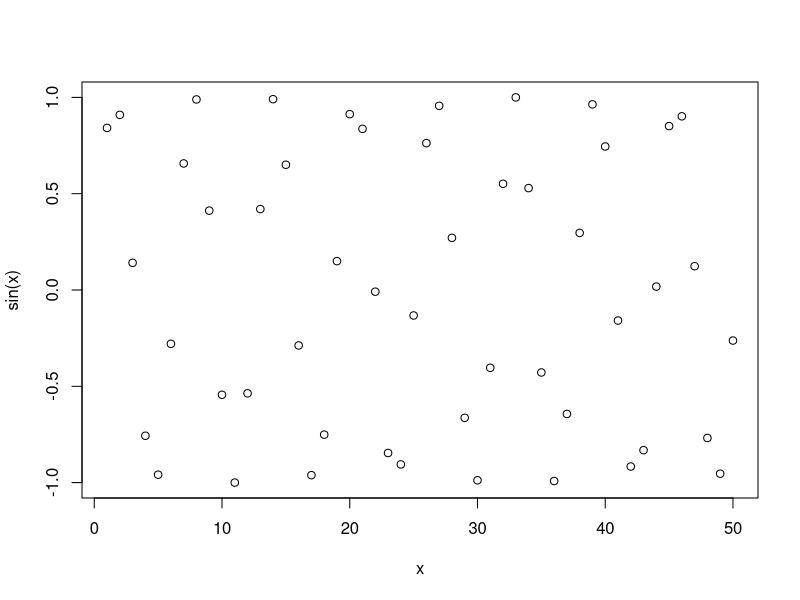
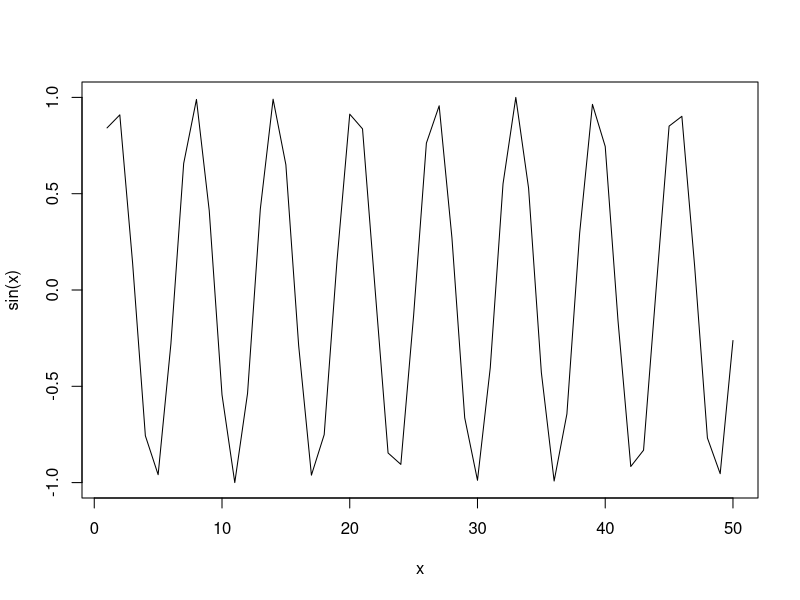
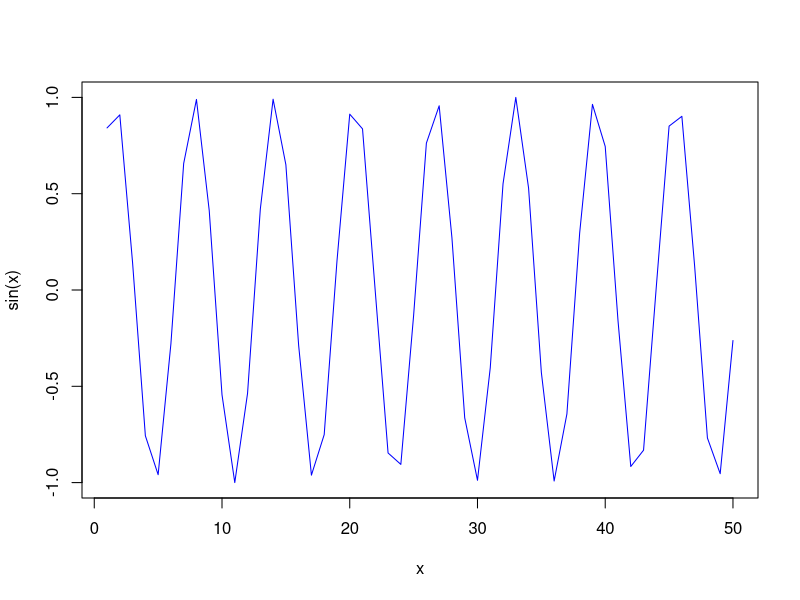
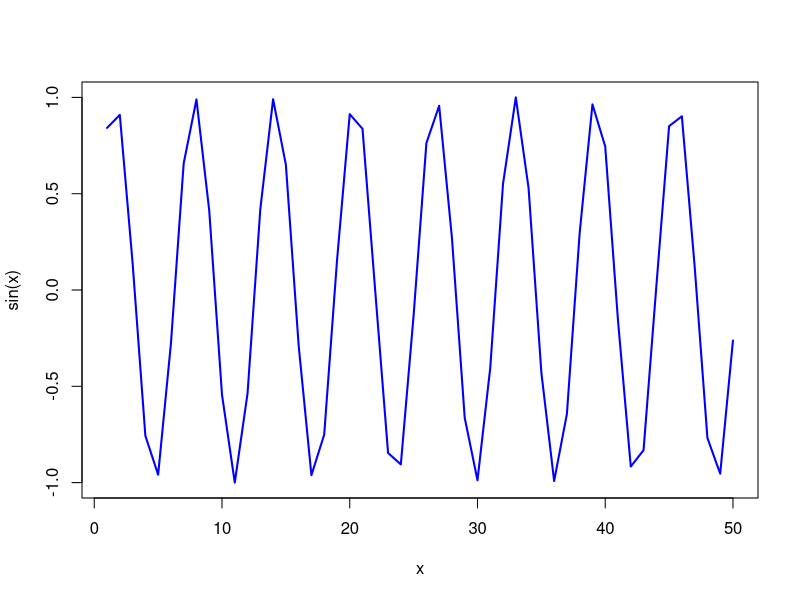
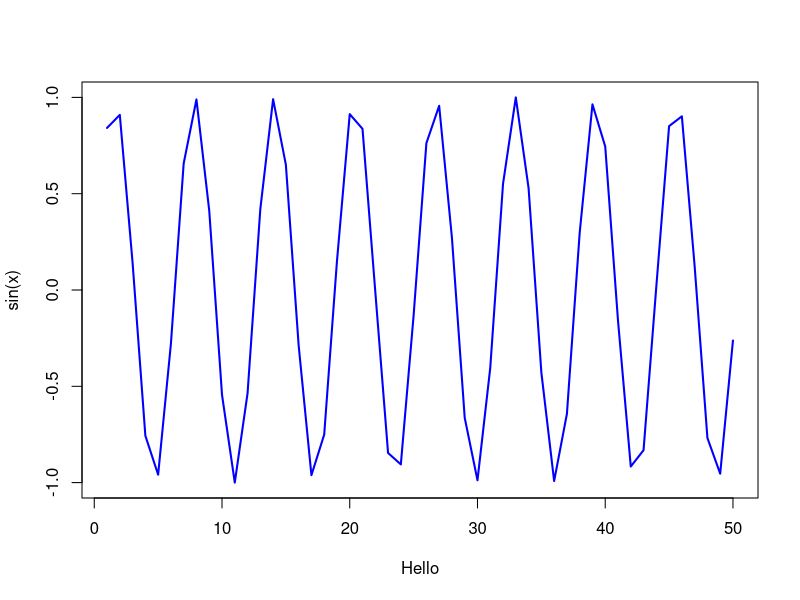

Recreate these plots in R, in order.
x<-1:50
plot(x, sin(x))
plot(x,sin(x), typ="l")
plot(x, sin(x), typ="l", col="blue")
plot(x, sin(x), typ="l", col="blue", lwd=2)
plot(x, sin(x), typ="l", col="blue", lwd=2, xlab="Hello")
